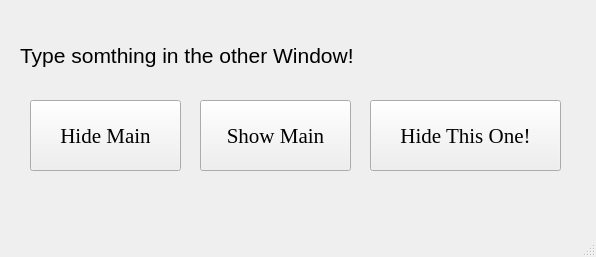
<?xml version="1.0" encoding="UTF-8"?>
<ui version="4.0">
 <class>SecondWindow</class>
 <widget class="QMainWindow" name="SecondWindow">
  <property name="geometry">
   <rect>
    <x>0</x>
    <y>0</y>
    <width>596</width>
    <height>257</height>
   </rect>
  </property>
  <property name="windowTitle">
   <string>MainWindow</string>
  </property>
  <widget class="QWidget" name="centralwidget">
   <widget class="QLabel" name="label">
    <property name="geometry">
     <rect>
      <x>20</x>
      <y>20</y>
      <width>601</width>
      <height>71</height>
     </rect>
    </property>
    <property name="font">
     <font>
      <pointsize>16</pointsize>
     </font>
    </property>
    <property name="text">
     <string>Type somthing in the other Window!</string>
    </property>
   </widget>
   <widget class="QPushButton" name="pushButton">
    <property name="geometry">
     <rect>
      <x>30</x>
      <y>100</y>
      <width>151</width>
      <height>71</height>
     </rect>
    </property>
    <property name="font">
     <font>
      <family>Times New Roman</family>
      <pointsize>16</pointsize>
     </font>
    </property>
    <property name="text">
     <string>Hide Main</string>
    </property>
   </widget>
   <widget class="QPushButton" name="pushButton_2">
    <property name="geometry">
     <rect>
      <x>200</x>
      <y>100</y>
      <width>151</width>
      <height>71</height>
     </rect>
    </property>
    <property name="font">
     <font>
      <family>Times New Roman</family>
      <pointsize>16</pointsize>
     </font>
    </property>
    <property name="text">
     <string>Show Main</string>
    </property>
   </widget>
   <widget class="QPushButton" name="pushButton_3">
    <property name="geometry">
     <rect>
      <x>370</x>
      <y>100</y>
      <width>191</width>
      <height>71</height>
     </rect>
    </property>
    <property name="font">
     <font>
      <family>Times New Roman</family>
      <pointsize>16</pointsize>
     </font>
    </property>
    <property name="text">
     <string>Hide This One!</string>
    </property>
   </widget>
  </widget>
  <widget class="QMenuBar" name="menubar">
   <property name="geometry">
    <rect>
     <x>0</x>
     <y>0</y>
     <width>596</width>
     <height>26</height>
    </rect>
   </property>
  </widget>
  <widget class="QStatusBar" name="statusbar"/>
 </widget>
 <resources/>
 <connections/>
</ui>
